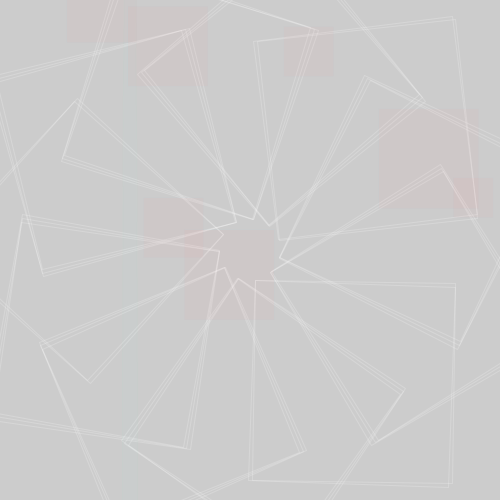
Frame 1 (no input)
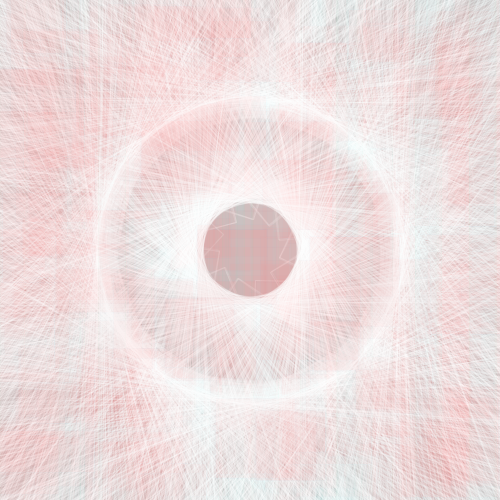
Frame 60 (the mouse pressed at the canvas centre just before this capture)
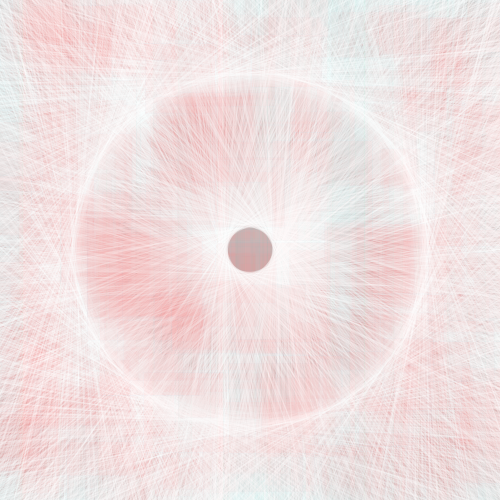
Frame 120 (the mouse held since frame 60 and released just before this capture)

The Processing sketch that drew these frames (run headless with seeded random() and noise(); from frame 60 on, the mouse is pressed at the canvas centre):

// Processing sketch: processing_38377
// ── processing_38377.pde

void setup() {
  size(500, 500);
  colorMode(RGB, width);
  noStroke();
  fill(490, 290, 290, 40);
  smooth();
}

int a = 150; 
int b = 100;
int c =200;
int t=1;
float count = 500; 
float circleSize;
float rectSize;
float e;
float margin =200;
float d = 5;    
float incr = 0.8;

void draw() {

  pushMatrix();

  translate(width/2, height/2);

  e += incr;
  for (int f = 0; f < 30; f++)
  {
    stroke(600, 750, 950, 100);
    noFill();
    rotate(e*t*d);
    rect(t/e*d, a/d, margin+ circleSize*a*t, margin+ t/a*b*c*d);
    //Add stacked rectangles rotating around varrying central ellipse
  }
  translate(width/2, height/2);  
  rotate(radians(a));          
  translate(100, 100);           
  rotate(radians(b*100)); 
  fill(230, 460, 606, 10);
  noStroke();
  ellipse(250, 250, random(height), circleSize);   
  //adds transparent blue ellipse- increasing percieved depth  

  popMatrix();

  circleSize = random(a, b);
  stroke(99, 490, 300, 10);//Draws changing elongated vertical ellipses background


  ellipse(random(width), random(height), circleSize/10, circleSize*10);
  //Centralized ellipse that grows until count > 10
  strokeWeight(1);
  stroke(590, 210, 190, 20);
  pushMatrix();

  translate(width/random(height), height/100);  
  rotate(radians(a++));          

  popMatrix();

  //Sets innermost ellipse: first decreasing, then increasing


  b++;
  a++;
  c=150*b*a;

  rectMode(CENTER);
  fill(600, 190, 180, 20);
  stroke(250, 400, 900, 10);
  for (int rectSize=100; rectSize >= 40; rectSize -=10) {

    rect(random(width), random(height), rectSize, rectSize);
  }
  count--;

  if (frameCount > 450) {
    noLoop();//Freezes frame at 450 to stop the loop
  }
}

void mouseClicked() {
  pushMatrix();
  translate(250, 250);

  e ++;
  for (int f = 0; f < 100; f++)
  {
    noStroke();
    fill(random(width), 233, 677, 20);
    rotate(e*t*d);
    rect(mouseX, mouseY, circleSize, circleSize);
    //produces rotating rectangle stacks about origin when clicked
  }           
  popMatrix();
}
